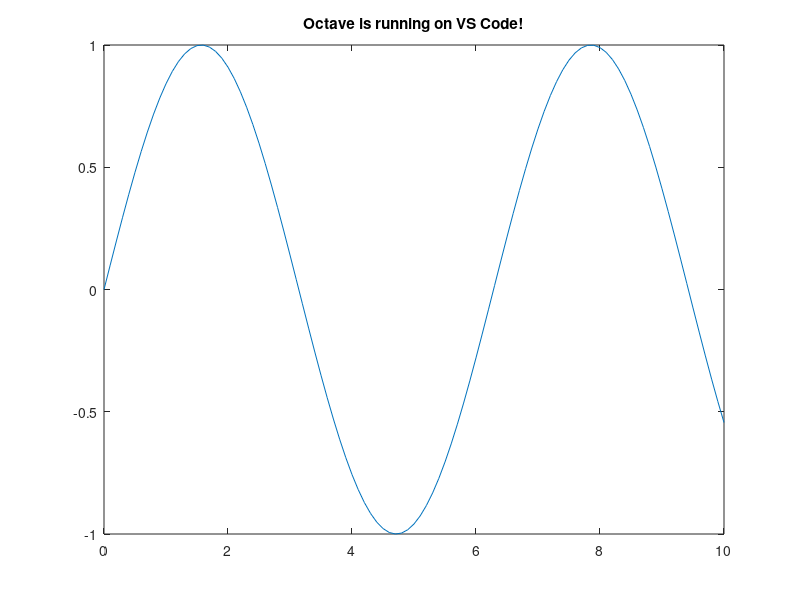

This figure's MATLAB source:
x = 0:0.1:10;
y = sin(x);
plot(x,y);
title('Octave is running on VS Code!');
% Run GNU octave code in VS Code
% First of all install GNU Octave
% Step 02: Install Octave extension in VS Code
% Step 03: Install Code Runner on VS Code
% Open Setting via Ctrl + ,
% Search for Code Runner Executor Map
% Click on Edit in settings.json
% Add the following line in the json file
% "octave": "octave --quiet --persist $fileName",